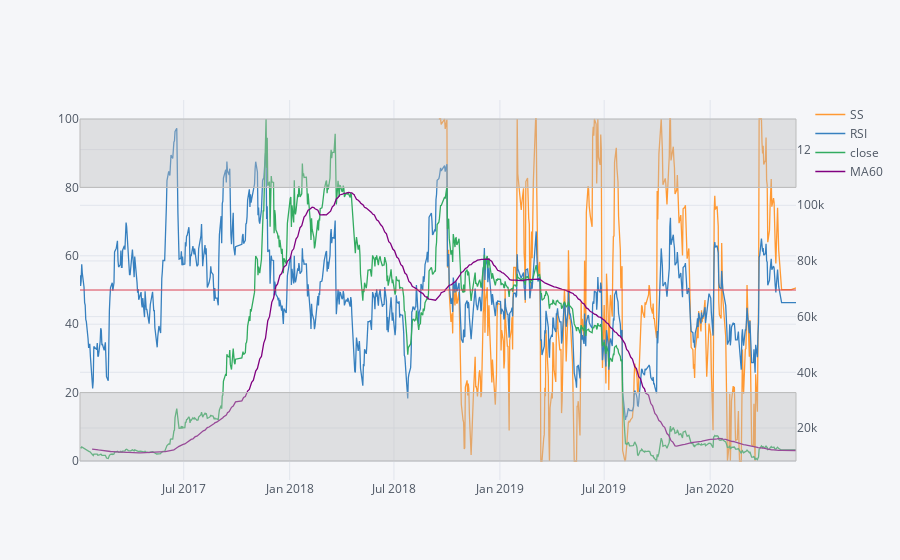

The cell this chart's notebook holds for it:
### Code cell
from sklearn.preprocessing import StandardScaler

def SS(data):
    data = np.array(data)
    scaler = StandardScaler()
    scaler.fit(np.reshape(data, (-1,1)))
    return scaler.transform(np.reshape(data[-1], (-1,1)))

df['SS'] = df['RSI'].rolling(window=360).apply(lambda x : SS(x) * 100)
df['SS'] = df['SS'].rolling(window=60).apply(lambda x : MMS(x) * 100)

df[['SS','RSI','close','MA60']].iplot(secondary_y=['close','MA60'], hline=[50],
                                      hspan=[{'y0':'0','y1':'20','color':'rgba(30,30,30,0.3)','fill':True,'opacity':.4},
                                            {'y0':'80','y1':'100','color':'rgba(30,30,30,0.3)','fill':True,'opacity':.4}])

### Figure 1 — Plotly figure (JSON) as saved in the notebook; plotly's stock layout.template omitted (floating-point values rounded to 4 significant figures; data arrays with more than 128 entries replaced by an {"elided": "..."} marker saying what was removed)
{"data": [{"line": {"color": "rgba(255, 153, 51, 1.0)", "dash": "solid", "shape": "linear", "width": 1.3}, "mode": "lines", "name": "SS", "text": "", "type": "scatter", "x": {"elided": "834 str values"}, "y": {"elided": "834 mixed values"}}, {"line": {"color": "rgba(55, 128, 191, 1.0)", "dash": "solid", "shape": "linear", "width": 1.3}, "mode": "lines", "name": "RSI", "text": "", "type": "scatter", "x": {"elided": "834 str values"}, "y": {"elided": "834 float values"}}, {"line": {"color": "rgba(50, 171, 96, 1.0)", "dash": "solid", "shape": "linear", "width": 1.3}, "mode": "lines", "name": "close", "text": "", "type": "scatter", "x": {"elided": "834 str values"}, "xaxis": "x", "y": {"elided": "834 int values"}, "yaxis": "y2"}, {"line": {"color": "rgba(128, 0, 128, 1.0)", "dash": "solid", "shape": "linear", "width": 1.3}, "mode": "lines", "name": "MA60", "text": "", "type": "scatter", "x": {"elided": "834 str values"}, "xaxis": "x", "y": {"elided": "834 mixed values"}, "yaxis": "y2"}], "layout": {"legend": {"bgcolor": "#F5F6F9", "font": {"color": "#4D5663"}}, "paper_bgcolor": "#F5F6F9", "plot_bgcolor": "#F5F6F9", "shapes": [{"line": {"color": "#db4052", "dash": "solid", "width": 1}, "type": "line", "x0": 0, "x1": 1, "xref": "paper", "y0": 50, "y1": 50, "yref": "y"}, {"fillcolor": "rgba(187, 187, 187, 0.4)", "line": {"color": "#BBBBBB", "dash": "solid", "width": 1}, "type": "rect", "x0": 0, "x1": 1, "xref": "paper", "y0": "0", "y1": "20", "yref": "y"}, {"fillcolor": "rgba(187, 187, 187, 0.4)", "line": {"color": "#BBBBBB", "dash": "solid", "width": 1}, "type": "rect", "x0": 0, "x1": 1, "xref": "paper", "y0": "80", "y1": "100", "yref": "y"}], "title": {"font": {"color": "#4D5663"}}, "xaxis": {"gridcolor": "#E1E5ED", "showgrid": true, "tickfont": {"color": "#4D5663"}, "title": {"font": {"color": "#4D5663"}, "text": ""}, "zerolinecolor": "#E1E5ED"}, "yaxis": {"gridcolor": "#E1E5ED", "showgrid": true, "tickfont": {"color": "#4D5663"}, "title": {"font": {"color": "#4D5663"}, "text": ""}, "zerolinecolor": "#E1E5ED"}, "yaxis2": {"anchor": "x", "gridcolor": "#E1E5ED", "overlaying": "y", "showgrid": true, "side": "right", "tickfont": {"color": "#4D5663"}, "title": {"text": ""}, "zerolinecolor": "#E1E5ED"}}}
